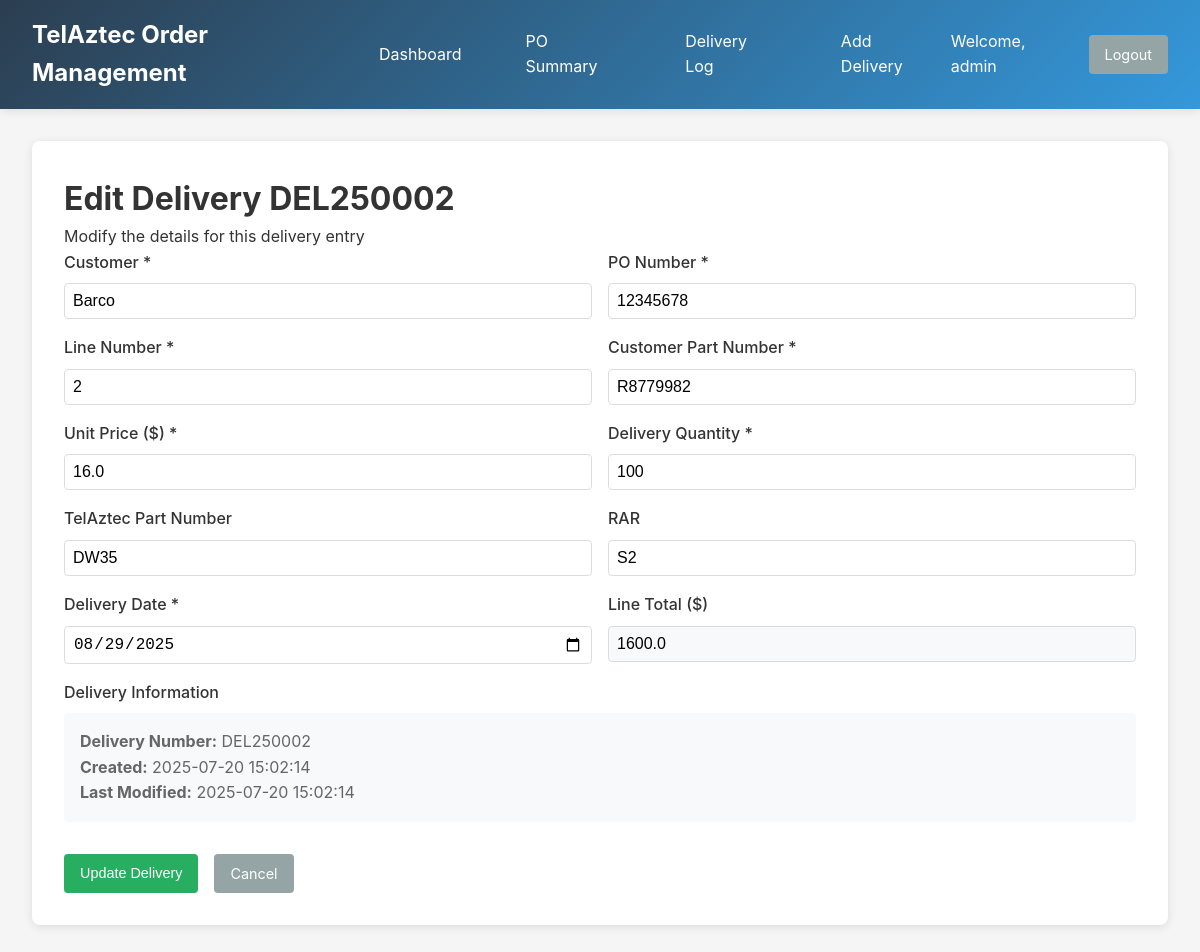
/edit_delivery/DEL250002 (signed in), run on the app's committed database.
### tables this page shows
CREATE TABLE delivery_log (
            id INTEGER PRIMARY KEY AUTOINCREMENT,
            delivery_number TEXT UNIQUE NOT NULL,
            customer TEXT NOT NULL,
            po_number TEXT NOT NULL,
            line_number TEXT NOT NULL,
            customer_part_number TEXT NOT NULL,
            unit_price REAL NOT NULL,
            telaztec_part_number TEXT,
            rar TEXT,
            delivery_quantity INTEGER NOT NULL,
            delivery_date DATE NOT NULL,
            line_total_price REAL NOT NULL,
            created_date TIMESTAMP DEFAULT CURRENT_TIMESTAMP,
            last_modified TIMESTAMP DEFAULT CURRENT_TIMESTAMP
        );

### app.py (the view, shortened to what this page needs)
@app.route('/edit_delivery/<delivery_number>', methods=['GET', 'POST'])
@admin_required
def edit_delivery(delivery_number):
    conn = get_db_connection()
    delivery = conn.execute('''
        SELECT * FROM delivery_log WHERE delivery_number = ?
    ''', (delivery_number,)).fetchone()
    conn.close()
    if not delivery:
        flash('Delivery not found', 'error')
        return redirect(url_for('delivery_log'))
    return render_template('edit_delivery.html', delivery=delivery)

### app.py (called while the page is built)
def get_db_connection():
    conn = sqlite3.connect(DATABASE)
    conn.row_factory = sqlite3.Row
    return conn

def admin_required(f):
    @wraps(f)
    def decorated_function(*args, **kwargs):
        if 'user_id' not in session or session.get('role') != 'admin':
            flash('Admin access required', 'error')
            return redirect(url_for('dashboard'))
        return f(*args, **kwargs)
    return decorated_function

### templates/edit_delivery.html (shortened to what this page needs)
{% extends "base.html" %}
{% block content %}
<div class="card">
    <h1>Edit Delivery {{ delivery.delivery_number }}</h1>
    <p>Modify the details for this delivery entry</p>
    <form method="POST">
        <div class="form-row">
            <div class="form-group">
                <label for="customer">Customer *</label>
                <input type="text" id="customer" name="customer" value="{{ delivery.customer }}" required
                       placeholder="e.g., BARCO, FABRINET, POWERTECH">
            </div>
            <div class="form-group">
                <label for="po_number">PO Number *</label>
                <input type="text" id="po_number" name="po_number" value="{{ delivery.po_number }}" required
                       placeholder="Customer's PO number">
            </div>
        </div>
        <div class="form-row">
            <div class="form-group">
                <label for="line_number">Line Number *</label>
                <input type="text" id="line_number" name="line_number" value="{{ delivery.line_number }}" required
                       placeholder="e.g., 1, 2, 3">
            </div>
            <div class="form-group">
                <label for="customer_part_number">Customer Part Number *</label>
                <input type="text" id="customer_part_number" name="customer_part_number"
                       value="{{ delivery.customer_part_number }}" required
                       placeholder="Customer's part number">
            </div>
        </div>
        <div class="form-row">
            <div class="form-group">
                <label for="unit_price">Unit Price ($) *</label>
                <input type="number" id="unit_price" name="unit_price" step="0.01" min="0"
                       value="{{ delivery.unit_price }}" required placeholder="0.00">
            </div>
            <div class="form-group">
                <label for="delivery_quantity">Delivery Quantity *</label>
                <input type="number" id="delivery_quantity" name="delivery_quantity" min="1"
                       value="{{ delivery.delivery_quantity }}" required
                       placeholder="Quantity for this delivery">
            </div>
        </div>
        <div class="form-row">
            <div class="form-group">
                <label for="telaztec_part_number">TelAztec Part Number</label>
                <input type="text" id="telaztec_part_number" name="telaztec_part_number"
                       value="{{ delivery.telaztec_part_number or '' }}"
                       placeholder="Internal part number">
            </div>
            <div class="form-group">
                <label for="rar">RAR</label>
                <input type="text" id="rar" name="rar" value="{{ delivery.rar or '' }}"
                       placeholder="RAR designation">
            </div>
        </div>
        <div class="form-row">
            <div class="form-group">
                <label for="delivery_date">Delivery Date *</label>
                <input type="date" id="delivery_date" name="delivery_date"
                       value="{{ delivery.delivery_date }}" required>
            </div>
            <div class="form-group">
                <label for="calculated_total">Line Total ($)</label>
                <input type="text" id="calculated_total" readonly
                       value="{{ delivery.line_total_price }}"
                       style="background-color: #f8f9fa;">
            </div>
        </div>
        <div class="form-group">
            <label>Delivery Information</label>
            <div style="background: #f8f9fa; padding: 1rem; border-radius: 4px; color: #666;">
                <strong>Delivery Number:</strong> {{ delivery.delivery_number }}<br>
                <strong>Created:</strong> {{ delivery.created_date }}<br>
                <strong>Last Modified:</strong> {{ delivery.last_modified }}
            </div>
        </div>
        <div style="margin-top: 2rem; display: flex; gap: 1rem;">
            <button type="submit" class="btn btn-success">Update Delivery</button>
            <a href="{{ url_for('delivery_log') }}" class="btn btn-secondary">Cancel</a>
        </div>
    </form>
</div>
{% endblock %}

### templates/base.html (style rules this page uses)
* { margin: 0; padding: 0; box-sizing: border-box; }
body { font-family: -apple-system, BlinkMacSystemFont, 'Segoe UI', Roboto, sans-serif; background-color: #f5f5f5; color: #333; line-height: 1.6; }
.card { background: white; border-radius: 8px; padding: 2rem; margin-bottom: 2rem; box-shadow: 0 2px 10px rgba(0,0,0,0.1); }
.btn { background: #3498db; color: white; padding: 0.5rem 1rem; border: none; border-radius: 4px; cursor: pointer; text-decoration: none; display: inline-block; font-size: 0.9rem; transition: background-color 0.3s; }
.btn-success { background: #27ae60; }
.btn-secondary { background: #95a5a6; }
.form-group { margin-bottom: 1rem; }
.form-group label { display: block; margin-bottom: 0.5rem; font-weight: 500; }
.form-group input, .form-group select { width: 100%; padding: 0.5rem; border: 1px solid #ddd; border-radius: 4px; font-size: 1rem; }
.form-row { display: grid; grid-template-columns: repeat(auto-fit, minmax(250px, 1fr)); gap: 1rem; }

### data on the page
delivery_log: delivery_number "DEL250002", customer "Barco", po_number "12345678", line_number "2", customer_part_number "R8779982", unit_price "16.0", delivery_quantity "100", telaztec_part_number "DW35", rar "S2", delivery_date "08/29/2025", line_total_price "1600.0", created_date "2025-07-20 15:02:14", last_modified "2025-07-20 15:02:14"

### other printed values
{{ session.username }} "admin"
